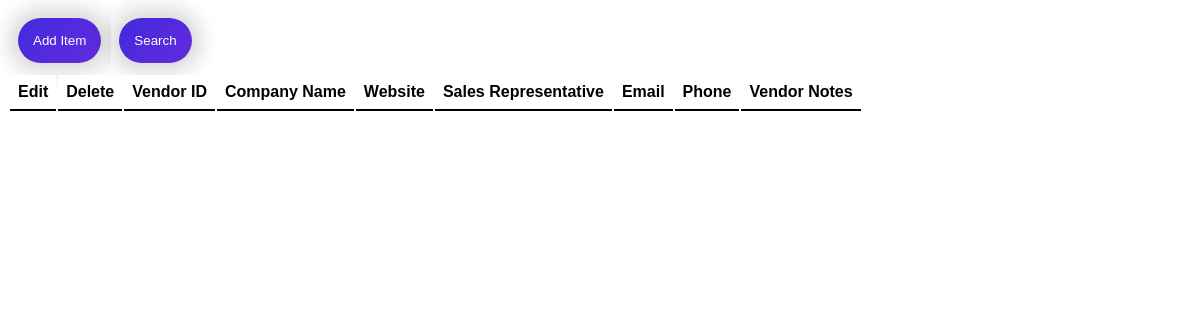
The page /vendor.php on the database as committed earlier.
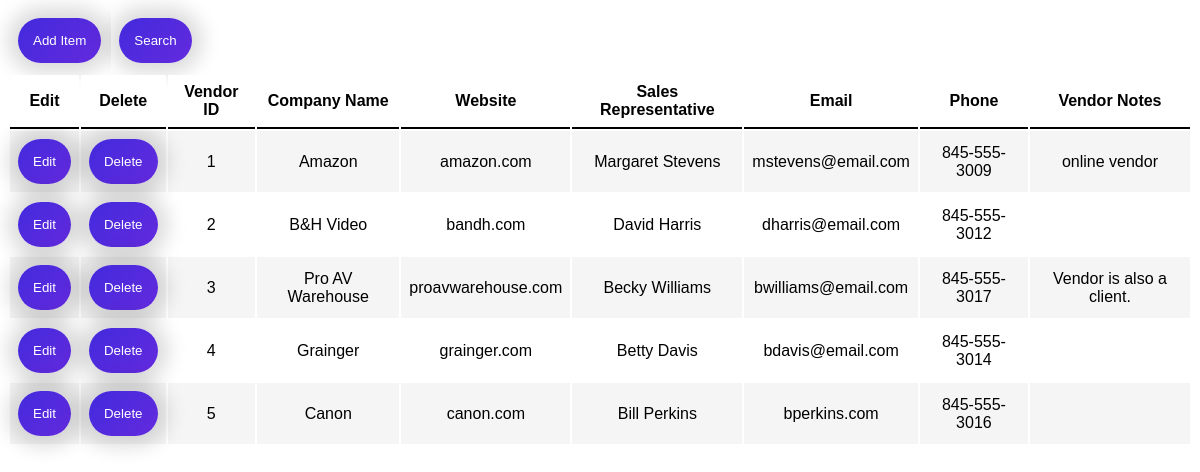
The same page on the database as committed later.
### tables this page shows
CREATE TABLE `vendor` (
  `vendor_ID` int(11) NOT NULL,
  `company_name` varchar(100) NOT NULL,
  `website` varchar(100) NOT NULL,
  `salesrep` varchar(50) DEFAULT NULL,
  `email` varchar(100) NOT NULL,
  `phone` varchar(15) NOT NULL,
  `is_inactive` tinyint(1) NOT NULL,
  `vendor_notes` varchar(255) NOT NULL
);

### classes/vendorSearch-contr.classes.php (called while the page is built, shortened)
<?php
class vendorSearchContr extends vendorSearch {
    private $searchType;
    private $searchContent;
    public function __construct($searchType, $searchContent)
    {
        if($searchType == "Vendor ID"){
            $searchType = "vendor_ID";
        } else if($searchType == "Company Name"){
            $searchType = "company_name";
        } else if($searchType == "Website"){
            $searchType = "website";
        } else if($searchType == "Sales Representative"){
            $searchType = "salesrep";
        } else if($searchType == "Email"){
            $searchType = "email";
        } else if($searchType == "Phone}"){
            $searchType = "phone";
        } else if($searchType == "Vendor Notes"){
            $searchType = "vendor_notes";
        } else {
            $searchType = " ";
        }
        $this->searchType = $searchType;
        $this->searchContent = $searchContent;
    }
    public function searchProducts() {
        $this->getProducts($this->searchType, $this->searchContent);
    }
}

### includes/vendorSearch.inc.php (called while the page is built, shortened)
<?php
    include "classes/vendorSearch.classes.php";
    include "classes/vendorSearch-contr.classes.php";
    $searchProduct = new vendorSearchContr($searchType, $searchContent);
    $searchProduct-> searchProducts($searchType, $searchContent);

### classes/vendorSearch.classes.php (the view, shortened to what this page needs)
<?php
class vendorSearch extends Dbh {
    protected function getProducts($searchType, $searchContent) {
        $stmt = $this->connect();
        $getData = $stmt->query($_SESSION["searchTypeInput_vendor"]);
        foreach($getData as $row){
            if($row['is_inactive'] == 0){
                echo "<tr  class = 'inventoryItem'>";
                $p_id = "'".$row['vendor_ID']."'";
                $p_company_name = "'".$row['company_name']."'";
                $p_website = "'".$row['website']."'";
                $p_salesrep = "'".$row['salesrep']."'";
                $p_email = "'".$row['email']."'";
                $p_phone = "'".$row['phone']."'";
                $p_vendor_notes = "'".$row['vendor_notes']."'";
                printf('<td><button type="button" onclick="editPane_vendor(%s,%s, %s,%s,%s,%s,%s)">Edit</button>',$p_id,$p_company_name,$p_website,$p_salesrep, $p_email, $p_phone, $p_vendor_notes);
                echo "<form name='remove' action='./includes/vendorRemove.inc.php' method='post'>";
                echo "<td><label for 'Delete button'><button type='submit' name='submit' value='submit'>Delete</button></label>";
                echo "</form>";
                echo "<td> {$row['vendor_ID']} </td>";
                echo "<td> {$row['company_name']} </td>";
                echo "<td> {$row['website']} </td>";
                echo "<td> {$row['salesrep']} </td>";
                echo "<td> {$row['email']} </td>";
                echo "<td> {$row['phone']} </td>";
                echo "<td> {$row['vendor_notes']} </td>";
                echo "</tr>";
            }
        }
    }
}

### vendor.php (shortened to what this page needs)
<!DOCTYPE html>
<html lang = "en">
<head>
    <link rel="stylesheet" href=".\css\homePage.css">
    <link rel="stylesheet" href="./css/inventoryStyle.css">
</head>
<body>
    <div class="wrap">
        <div class="middlePanel">
            <div class="inventory">
                <table id="controlPanel">
                    <tr>
                        <label for="Open add pane">
                            <th id="addItemBtnTH">
                                <button type="button" onclick="addItem()">Add Item</button>
                            </th>
                        </label>
                        <label for="Open search pane">
                            <th id="searchBtn">
                                <button type="button" onclick="searchItem()">Search</button>
                            </th>
                        </label>
                    </tr>
                </table>
                <div id="inventoryWrapper">
                    <table id="inventory">
                        <tr>
                        <th>Edit</th>
                            <th>Delete</th>
                            <th>Vendor ID</th>
                            <th>Company Name</th>
                            <th>Website</th>
                            <th>Sales Representative</th>
                            <th>Email</th>
                            <th>Phone</th>
                            <th>Vendor Notes</th>
                        </tr>
                        <?php
                                include "includes/vendorSearch.inc.php";
                            ?>
                    </table>
                </div>
            </div>
        </div>
</body>
</html>

### css/homePage.css (style rules this page uses)
html, body { height: 100%; }
.wrap { height: 100vh; display: flex; flex-wrap: wrap; }
.middlePanel { flex: 2; width: 100%; height: 100%; flex-wrap: wrap; }
.inventory { height: inherit; }

### css/inventoryStyle.css (style rules this page uses)
html { font-family: sans-serif; }
.inventoryItem { margin: 25px; }
.inventoryItem:nth-child(even) { background-color: rgb(245, 245, 245); }
td, th { padding: 8px; text-align: center; }
th { border-bottom: 2px black solid; }
button { text-align: center; }
#addItemBtnTH { border: none; }
#searchBtn { border: none; }
button,input[type="submit"] { border: none; padding: 15px; border-radius: 100px; background: linear-gradient(135.76deg, #452ADD 7.5%, #602add 88.59%); color: rgb(255, 255, 255); box-shadow: 0px 0px 20px 10px rgba(0, 0, 0, 0.15); transition: padding 0.5s, font-weight 0.5s; }
.inventory { height: 80%; }
th { background-color: white; position: sticky; top: 0; }

Rows that differ between the two databases and show on the page:
added vendor: vendor_ID "1", company_name "Amazon", website "amazon.com", salesrep "Margaret Stevens", email "mstevens@email.com", phone "845-555-3009", vendor_notes "online vendor"
added vendor: vendor_ID "2", company_name "B&H Video", website "bandh.com", salesrep "David Harris", email "dharris@email.com", phone "845-555-3012"
added vendor: vendor_ID "3", company_name "Pro AV Warehouse", website "proavwarehouse.com", salesrep "Becky Williams", email "bwilliams@email.com", phone "845-555-3017", vendor_notes "Vendor is also a client."
added vendor: vendor_ID "4", company_name "Grainger", website "grainger.com", salesrep "Betty Davis", email "bdavis@email.com", phone "845-555-3014"
added vendor: vendor_ID "5", company_name "Canon", website "canon.com", salesrep "Bill Perkins", email "bperkins.com", phone "845-555-3016"
